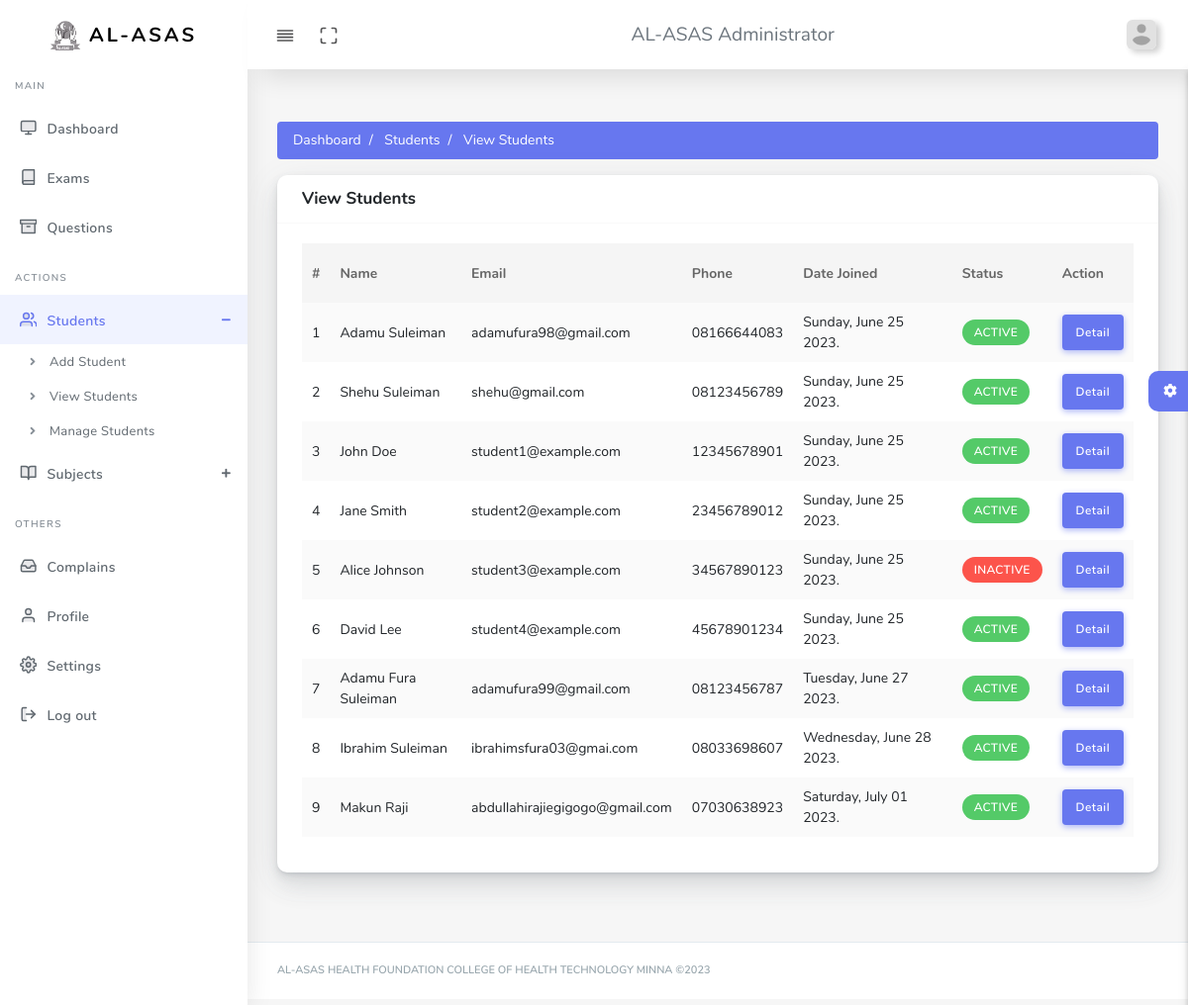
The app's page /admin/view_students.php (signed in) with its own data.
### tables this page shows
CREATE TABLE `students` (
  `id` int(100) NOT NULL,
  `email` varchar(200) NOT NULL,
  `phonenumber` varchar(15) NOT NULL,
  `fullname` varchar(200) NOT NULL,
  `status` varchar(10) NOT NULL DEFAULT 'ACTIVE',
  `allocation` int(20) NOT NULL DEFAULT 0,
  `joined` date NOT NULL DEFAULT current_timestamp(),
  `avatar` text NOT NULL DEFAULT '../assets/images/avatars/avatar.png'
);

### admin/helpers/admin-functions.php (called while the page is built, shortened)
<?php
include 'setup.php';
function getAdminByUsername($username)
{
    global $connection;
    $admin_data_q = "SELECT * FROM `admin` WHERE `username` = ?";
    $admin_data_stmt = mysqli_prepare($connection, $admin_data_q);
    mysqli_stmt_bind_param($admin_data_stmt, 's', $username);
    mysqli_stmt_execute($admin_data_stmt);
    $result = mysqli_fetch_assoc(mysqli_stmt_get_result($admin_data_stmt));
    return $result;
}

### admin/helpers/_view_students.php (called while the page is built)
<?php
$student_data_q = "SELECT * FROM `students`";
$student_data_stmt = mysqli_prepare($connection, $student_data_q);
mysqli_stmt_execute($student_data_stmt);
$student_res = mysqli_stmt_get_result($student_data_stmt);

### admin/view_students.php (the view, shortened to what this page needs)
<?php require 'helpers/admin_init.php'; ?>
<?php require 'helpers/_view_students.php'; ?>
  <body>
    <div id="app">
      <div class="main-wrapper main-wrapper-1">
        <div class="navbar-bg"></div>
        <?php Includes::custom_include('includes/navbar.php', [], true);    ?>
        <div class="main-sidebar sidebar-style-2">
        </div>
        <div class="main-content">
          <section class="section">
            <nav aria-label="breadcrumb">
              <ol class="breadcrumb bg-primary text-white-all">
                <li class="breadcrumb-item"><a href="index.php"> Dashboard</a></li>
                <li class="breadcrumb-item"><a href="#"> Students</a></li>
                <li class="breadcrumb-item active" aria-current="page"> View Students</li>
              </ol>
            </nav>
         <div class="section-body">
            <div class="row">
              <div class="col-12">
                <div class="card">
                  <div class="card-header">
                    <h4>View Students</h4>
                  </div>
                  <div class="card-body">
                    <div class="table-responsive">
                      <table class="table table-striped" id="table-1">
                        <thead>
                          <tr>
                            <th class="text-center">
                              #
                            </th>
                            <th>Name</th>
                            <th>Email</th>
                            <th>Phone</th>
                            <th>Date Joined</th>
                            <th>Status</th>
                            <th>Action</th>
                          </tr>
                        </thead>
                        <tbody>
                            <?php $index = 1; ?>
                    <?php while ($student_result = mysqli_fetch_array($student_res)) : ?>
                          <tr>
                            <td>
                              <?php echo $index++; ?>
                            </td>
                            <td><?php echo $student_result['fullname'] ?></td>
                            <td><?php echo $student_result['email'] ?></td>
                            <td><?php echo $student_result['phonenumber'] ?></td>
                <td><?php echo date('l, F d Y.', strtotime($student_result['joined'])) ?></td>
                            <td>
                            <?php if($student_result['status'] == 'ACTIVE'): ?>
                                <div class="badge badge-success badge-shadow">
                                    <?php echo $student_result['status'] ?></div>
                            <?php endif ?>
                            <?php if($student_result['status'] == 'INACTIVE'): ?>
                                <div class="badge badge-danger badge-shadow">
                                    <?php echo $student_result['status'] ?></div>
                            <?php endif ?>
                            </td>
                            <td><a href="view_student.php?email=<?php echo $student_result['email'] ?>" class="btn btn-primary">Detail</a></td>
                          </tr>
                           <?php endwhile; ?>
                        </tbody>
                      </table>
                    </div>
                  </div>
                </div>
              </div>
            </div>
         </div>
        </section>
        </div>
      </div>
    </div>
  </body>
</html>

### admin/includes/navbar.php (shortened to what this page needs)
<?php
$adminData = getAdminByUsername($_SESSION['s_adminUsername']);
?>
<nav class="navbar navbar-expand-lg main-navbar sticky">
          <div class="form-inline mr-auto">
            <ul class="navbar-nav mr-3">
              <li>
                <a
                  href="#"
                  data-toggle="sidebar"
                  class="nav-link nav-link-lg collapse-btn"
                >
                  <i data-feather="align-justify"></i
                ></a>
              </li>
              <li>
                <a href="#" class="nav-link nav-link-lg fullscreen-btn">
                  <i data-feather="maximize"></i>
                </a>
              </li>
            </ul>
          </div>
          <div class="form-inline mr-auto">
            <ul class="navbar-nav mr-3">
              <li class="text-bold" style="font-size: 1.2rem">
                AL-ASAS Administrator
              </li>
            </ul>
          </div>
          <ul class="navbar-nav navbar-right">
            <li class="dropdown">
              <a
                href="#"
                data-toggle="dropdown"
                class="nav-link dropdown-toggle nav-link-lg nav-link-user"
              >
                <img
                  alt="image"
                  src="<?php echo $adminData['avatar'] ?>"
                  class="user-img-radious-style" />
              </a>
            </li>
          </ul>
        </nav>

### records on screen
students: fullname "Adamu Suleiman", email "adamufura98@gmail.com", phonenumber "08166644083", joined "Sunday, June 25 2023.", status "ACTIVE"
students: fullname "Shehu Suleiman", email "shehu@gmail.com", phonenumber "08123456789", joined "Sunday, June 25 2023.", status "ACTIVE"
students: fullname "John Doe", email "student1@example.com", phonenumber "12345678901", joined "Sunday, June 25 2023.", status "ACTIVE"
students: fullname "Jane Smith", email "student2@example.com", phonenumber "23456789012", joined "Sunday, June 25 2023.", status "ACTIVE"
students: fullname "Alice Johnson", email "student3@example.com", phonenumber "34567890123", joined "Sunday, June 25 2023.", status "INACTIVE"
students: fullname "David Lee", email "student4@example.com", phonenumber "45678901234", joined "Sunday, June 25 2023.", status "ACTIVE"
students: fullname "Adamu Fura Suleiman", email "adamufura99@gmail.com", phonenumber "08123456787", joined "Tuesday, June 27 2023.", status "ACTIVE"
students: fullname "Ibrahim Suleiman", email "ibrahimsfura03@gmai.com", phonenumber "08033698607", joined "Wednesday, June 28 2023.", status "ACTIVE"
students: fullname "Makun Raji", email "abdullahirajiegigogo@gmail.com", phonenumber "07030638923", joined "Saturday, July 01 2023.", status "ACTIVE"
